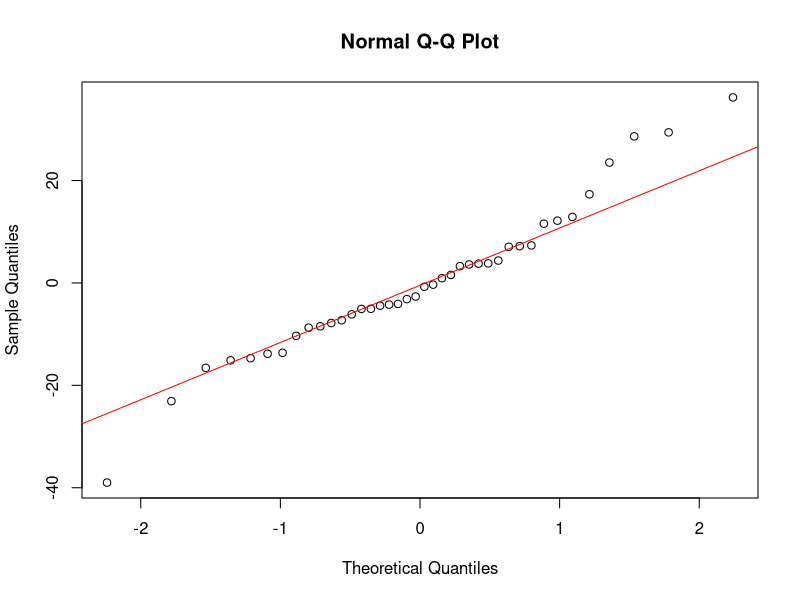
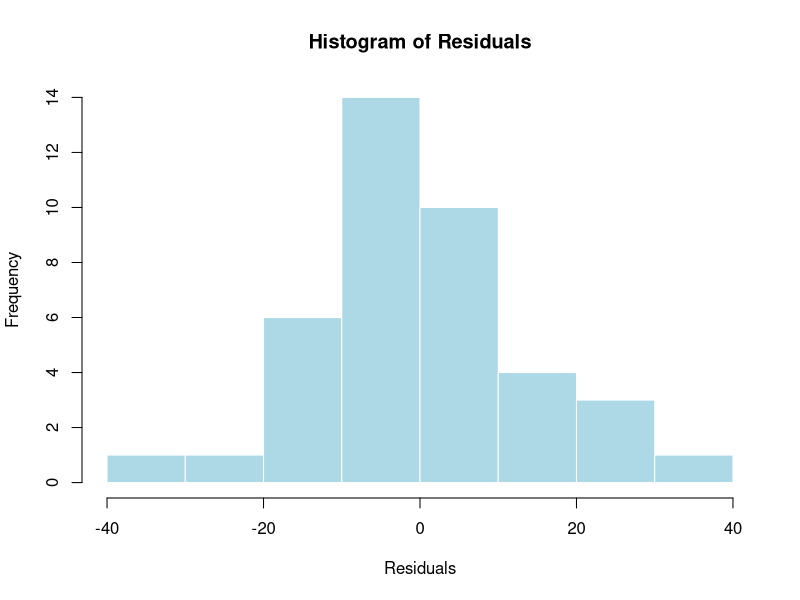

Recreate these plots in R, in order.
## ---- chunk 1
knitr::opts_chunk$set(echo = TRUE)
## ---- chunk 2
# Load required libraries
library(tidyverse)
library(car)        # for Levene's Test
library(ggpubr)     # for visualization
library(rstatix)    # for Shapiro-Wilk & ANOVA helpers

# Load dataset
vaccine <- read.csv("vaccine.csv")

# Remove unnecessary index column if present
vaccine <- vaccine[, -1]

str(vaccine)
summary(vaccine)

# Interpretation:

#The independence assumption cannot be tested directly in R. However, in this vaccine study, each participant’s antibody response was measured individually, and participants were randomly assigned to receive either Vaccine A or Vaccine B. Since no participant contributes data to more than one group, it is reasonable to assume that observations are independent.
## ---- chunk 3
# Fit the two-way ANOVA model
model <- aov(Antibody_Titer ~ Vaccine_Type * Age_Group, data = vaccine)

# Extract residuals
res <- residuals(model)

# Shapiro-Wilk test for normality
shapiro.test(res)

# QQ plot for visual check
qqnorm(res)
qqline(res, col = "red")

# Histogram of residuals
hist(res, main = "Histogram of Residuals", xlab = "Residuals", col = "lightblue", border = "white")


# Interpretation: 

# The Shapiro-Wilk test was used to examine whether the residuals from the ANOVA model were normally distributed.
# The test produced W = 0.966 and a p-value = 0.2701, which is greater than 0.05.
# This means there is no significant deviation from normality, so the normality assumption is satisfied.
# The Q–Q plot shows that most residual points lie close to the red reference line, with only slight deviations at the tails.
# Similarly, the histogram of residuals appears approximately bell-shaped and symmetric.
# Together, these results suggest that the residuals are reasonably normal.
# Therefore, the normality assumption for ANOVA is met, and no data transformation is required.
## ---- chunk 4
library(car)

# Levene's Test for equality of variances
leveneTest(Antibody_Titer ~ Vaccine_Type * Age_Group, data = vaccine)

# Interpretation:

#Levene’s Test was conducted to check whether the variances of antibody titers are equal across the combinations of vaccine type and age group.
# The test produced an F value of 1.3466 with a p-value = 0.2746, which is greater than 0.05.
# This indicates no significant difference in group variances, meaning the spread of antibody titers is consistent across all groups.
# Therefore, the homogeneity of variances assumption is satisfied.
# This suggests that the variability within each vaccine and age group is comparable, making the dataset appropriate for conducting a two-way ANOVA without further corrections or transformations.
## ---- chunk 5
# Fit the two-way ANOVA model
anova_model <- aov(Antibody_Titer ~ Vaccine_Type * Age_Group, data = vaccine)

# View ANOVA summary table
summary(anova_model)
